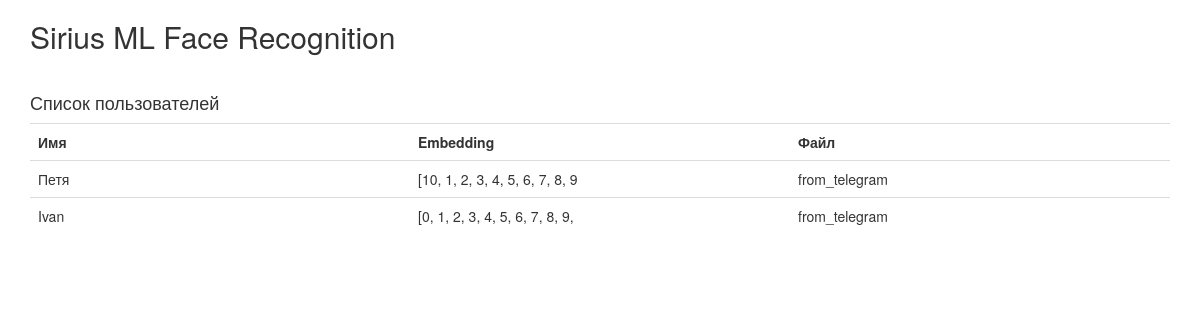
/users/, run on an earlier commit of the app's database.
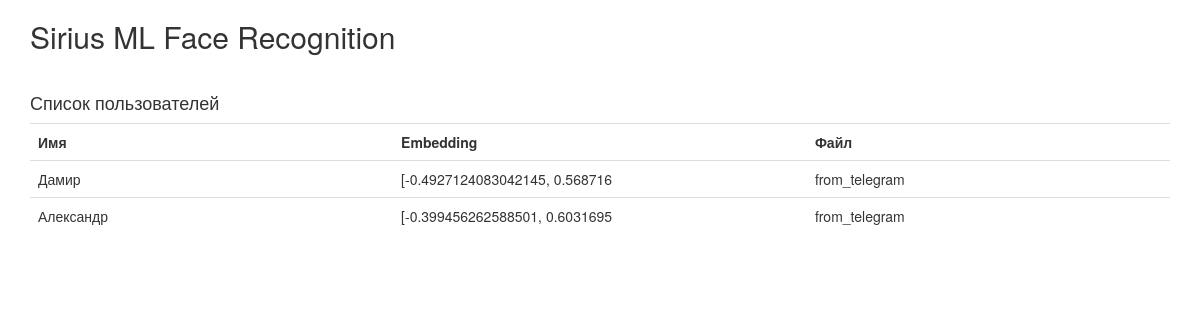
And on a later commit of the database.
### app/models.py (models this page shows)
class User(Base):
    __tablename__ = "users"
    id = Column(Integer, primary_key=True, index=True)
    name = Column(String)
    emb = Column(String)
    filename = Column(String, default=True)

### app/main.py (the view)
@app.get('/users/')
def read_users(request: Request, skip: int = 0, limit: int = 100, db: Session = Depends(get_db)):
    users = crud.get_users(db, skip=skip, limit=limit)
    return templates.TemplateResponse('users.html', {'request': request, 'users': users})

### app/templates/users.html (shortened to what this page needs)
<!DOCTYPE html>
<html lang="en">
<head>
    <link rel="stylesheet" href="{{ url_for('static', path='/css/bootstrap.min.css') }}">
    <link rel="stylesheet" href="{{ url_for('static', path='/css/bootstrap-theme.min.css') }}">
</head>
<body>
<div class="container theme-showcase" role="main">
    <h2>Sirius ML Face Recognition</h2>
    <br>
    <h4>Список пользователей</h4>
    <table class="table">
        <tr>
            <td style="width:10%"><b>Имя</b></td>
            <td style="width:10%"><b>Embedding</b></td>
            <td style="width:10%"><b>Файл</b></td>
        </tr>
        {% for user in users %}
        <tr>
            <td>{{ user.name }}</td>
            <td>{{ user.emb[0:30] }}</td>
            <td>{{ user.filename }}</td>
        </tr>
        {% endfor %}
    </table>
</div>
</body>
</html>

What changed in the data, as far as the page shows it:
changed User: name "Петя" → "Дамир"; emb "[10, 1, 2, 3, 4, 5, 6, 7, 8, 9" → "[-0.4927124083042145, 0.568716"
changed User: name "Ivan" → "Александр"; emb "[0, 1, 2, 3, 4, 5, 6, 7, 8, 9," → "[-0.399456262588501, 0.6031695"
